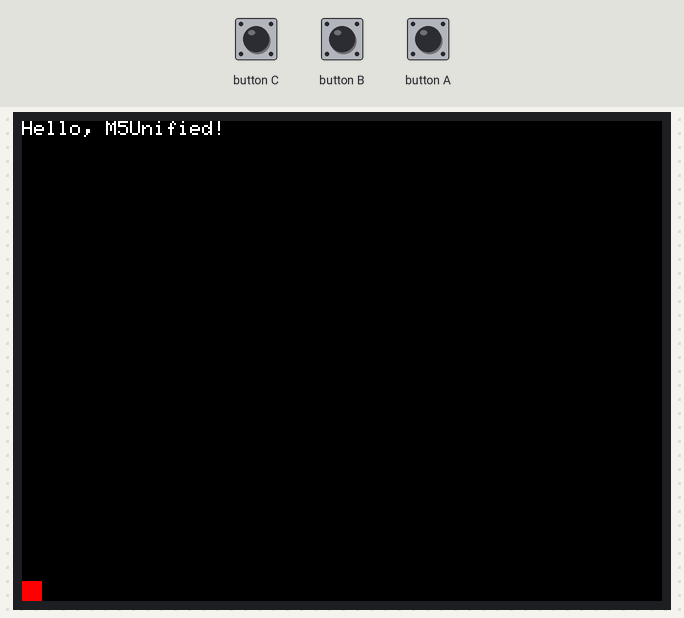
A program run on a simulated ESP32. Shown: 320×240 colour display. The test bench sets the inputs (shaded band).

Above: at 1.3 s.
1.4 s: button B pressed for 0.15 s
2.1 s: button C pressed for 0.15 s
2.8 s: button A pressed for 0.15 s
At 4.5 s:
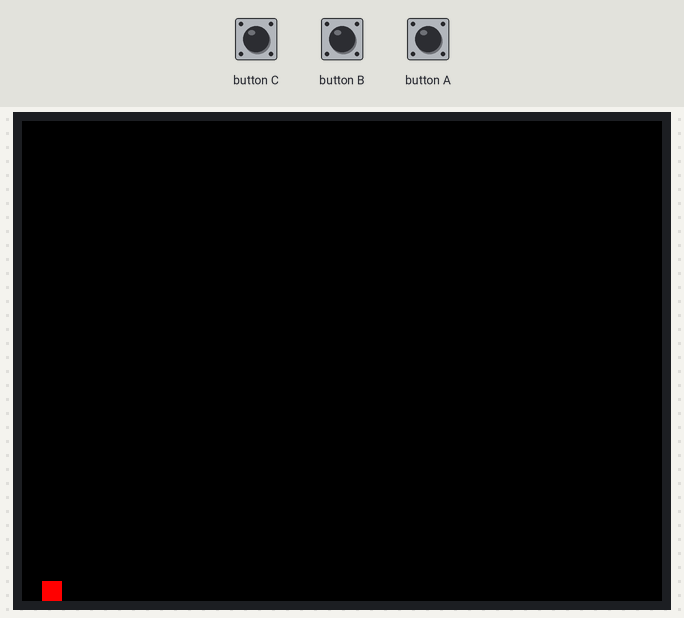
4.8 s: button C pressed for 1 s
At 5.5 s:
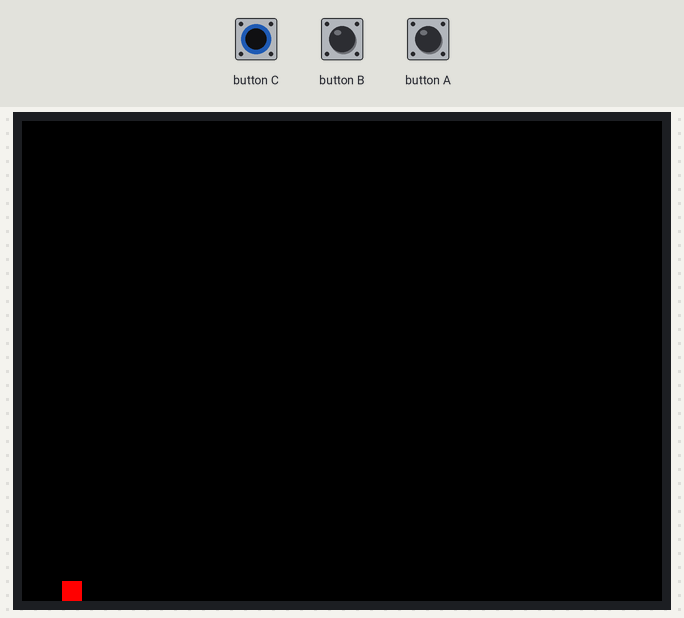
7.3 s: button B pressed for 1 s
Timing chart, 0 to 9.9 s (numbered marks = the images above; inputs shaded):
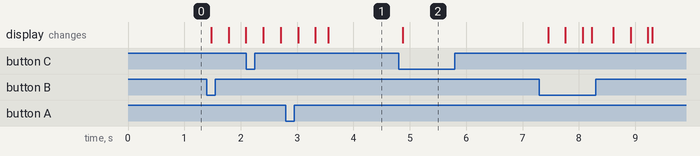

The program:

main.cpp
```cpp
#include <Arduino.h>
#include "M5Unified.h"

int a = 10;
int b = 10;
int x,y;
int w,h;

void setup() {
  // put your setup code here, to run once:

  M5.begin();
  M5.Display.print("Hello, M5Unified!\n");

  w = M5.Display.width();
  h = M5.Display.height();
  x = 0;
  y = h-b;
}

void loop() {
  // put your main code here, to run repeatedly:
  M5.update();
  if(M5.BtnA.wasPressed()) {
    M5.Lcd.clear();
    if(x > 10){
      x -= 10;
    }
    M5.Lcd.fillRect(x, y, a, b, TFT_RED);
  }
  if(M5.BtnB.wasPressed()) {
    M5.Lcd.clear();
    if(y > 0){
      y -= 50;
    }
    M5.Lcd.fillRect(x, y, a, b, TFT_RED);
  }
  if(M5.BtnC.wasPressed()) {
    M5.Lcd.clear();
    if(x < w - a){
      x += 10;
    }
    M5.Lcd.fillRect(x, y, a, b, TFT_RED);
  }

  if(y < h-b){
    y += 2;
    M5.Lcd.clear();
  }
  M5.Lcd.fillRect(x, y, a, b, TFT_RED);
}
```

Measured:
- after the input at 4.8 s, the display: changes after 0.08 s (image 2)
